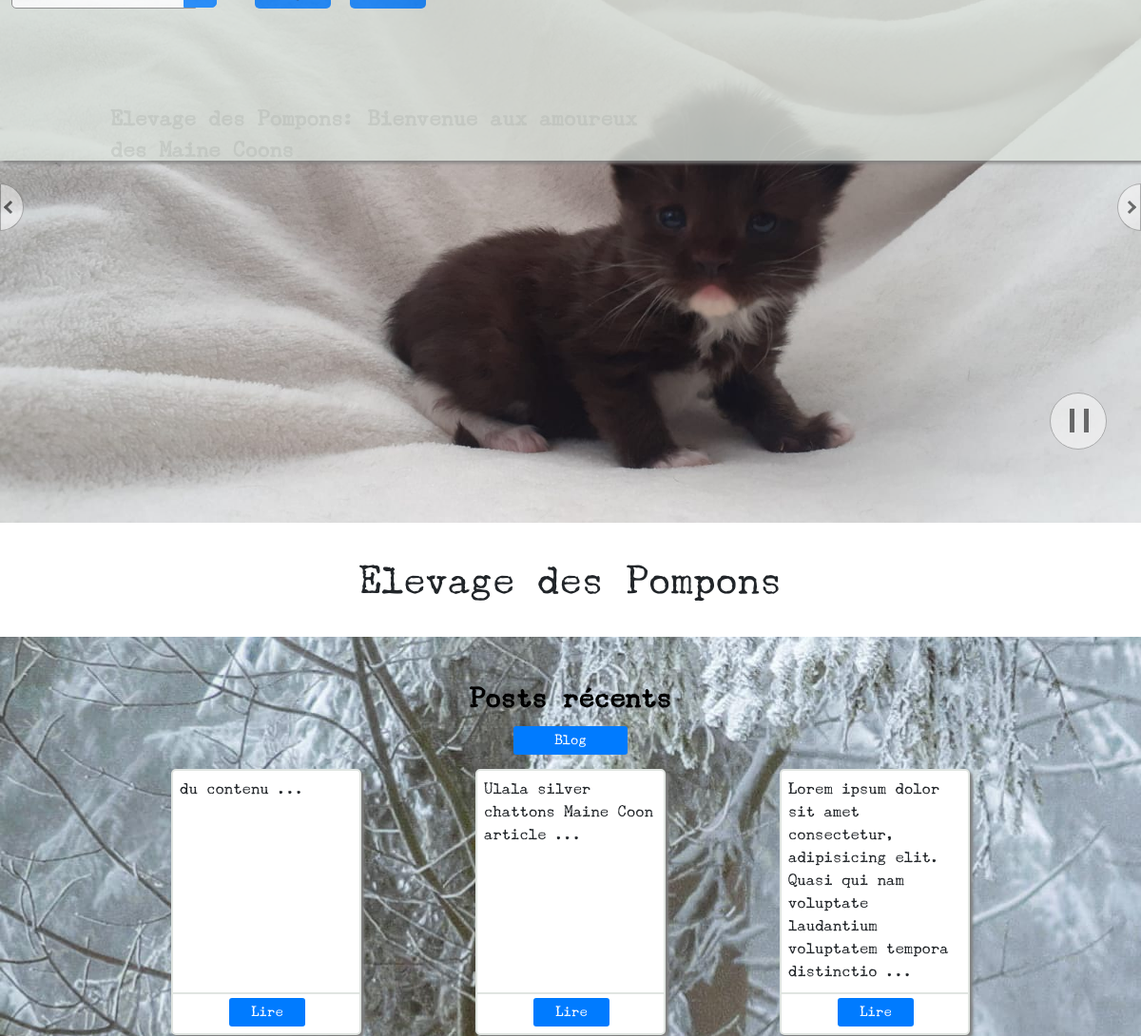
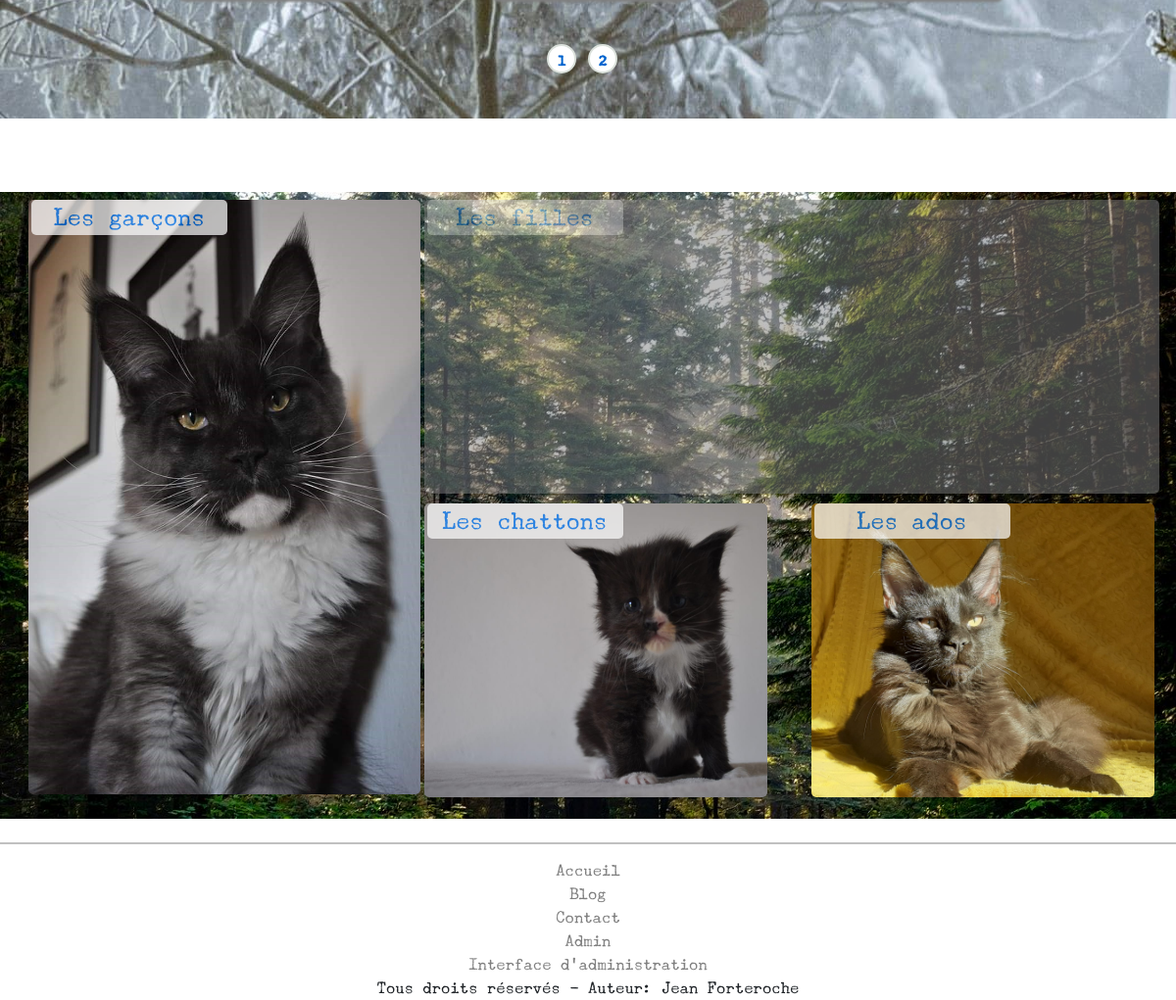
The page / on the database its author committed (2 pictures, top to bottom).
### tables this page shows
CREATE TABLE IF NOT EXISTS `posts` (
  `id` int(11) NOT NULL AUTO_INCREMENT,
  `article` text NOT NULL,
  `creation_date` datetime NOT NULL DEFAULT CURRENT_TIMESTAMP,
  `title` varchar(250) NOT NULL,
  `author` varchar(150) NOT NULL,
  `category` varchar(150) NOT NULL,
  PRIMARY KEY (`id`)
);

### controller/controller.php (called while the page is built, shortened)
<?php
require_once('./model/PostManager.php');
function home(){
    $postManager = new \Sebastien\Blog\Model\PostManager();
    $articles = $postManager->lastPosts();
    $nber_of_pages = $postManager->paginate();
	require('./view/frontend/home_view.php');
}

### model/PostManager.php (called while the page is built, shortened)
<?php
class PostManager extends Manager
{
  public function lastPosts(){
        $db = $this->dbConnect();
        $reponse =  $db->query("SELECT COUNT(*) AS nb_posts FROM posts");
        $donnees = $reponse->fetch();
        $nb_posts=$donnees['nb_posts'];
        $results_per_page=3;
        $nber_of_pages=ceil($nb_posts/$results_per_page);
        if(!isset($_GET['page']) || $_GET['page'] <=0 || $_GET['page']>$nber_of_pages){
        $page=1;
        }else{
          $page= $_GET['page'];
        }
        $this_page_first_result=($page-1)*$results_per_page;
        $articles = $db->query("SELECT * FROM posts ORDER BY id DESC limit $this_page_first_result, $results_per_page");
        return $articles;
  }
  public function paginate(){
        $db = $this->dbConnect();
        $reponse =  $db->query("SELECT COUNT(*) AS nb_posts FROM posts");
        $donnees = $reponse->fetch();
        $nb_posts=$donnees['nb_posts'];
        $results_per_page=3;
        $nber_of_pages=ceil($nb_posts/$results_per_page);
        return $nber_of_pages;
  }
  public function finishOnWord($string, $limit, $stop=" "){
      if(strlen($string) <= $limit) return $string;
        if(false !== ($stoppoint = strpos($string, $stop, $limit))) {
          if($stoppoint < strlen($string) - 1) {
            $string = substr($string, 0, $stoppoint);
          }
        }
        return $string;
      }
}

### view/frontend/home_view.php (the view, shortened to what this page needs)
<div class="group">
<div id="container">
    <div class="semicircle">
      <div class="semicircleleft">
        <div class="leftarrow">
        </div>
      </div>
    </div>
  <div>
        <img id="diapo" src="./public/images/kitten_img1.jpg" alt="diaporama">
  </div>
  <div class="semicircle">
    <div class="semicircleright">
      <div class="rightarrow">
      </div>
    </div>
  </div>
<div id="pause_inside">
  <div class="push" id="btn_pause">
  </div>
</div>
</div>
<div class="cards">
  <div>
  <h1>Elevage des Pompons</h1>
</div>
   <div id="image_index_cards">
      <div>
      <h3 id="subtitle_index">Posts récents</h3>
      <div class="button_blog">
            <a href="index.php?action=blog">
            Blog
            </a>
        </div>
    </div>
      <div id="joint">
    <?php
 while($row= $articles->fetch(PDO::FETCH_ASSOC)) {
            $result=$row['article'];
            $string=strip_tags($result);
            $limit=120;
                    ?>
            <div class="joint">
                <div class="my_container">
                    <div class="my_text"><?php $postManager = new \Sebastien\Blog\Model\PostManager(); echo $string = $postManager->finishOnWord($string, $limit, $stop=" "); ?> ...</div>
                    <div class="my_buttons">
                        <div class="button_three">
                            <a href="index.php?action=postandcomments&amp;id=<?php echo $row['id'];?>">
                            Lire
                            </a>
                        </div>
                    </div>
                </div>
            </div>
            <?php
            }
            ?>
        </div>
            <div class="link">
                <p>
                <?php
                for($page=1;$page<=$nber_of_pages; $page++){
                  echo '<div class="pagination_link"><a href="./index.php?page='.$page.'"> ' . $page . '</a></div>';
                }
                ?>
                </p>
            </div>
     </div>
      </div>
        <div id="block_pictures">
         <a href="index.php?action=maine_coon_boys"><div id="picture_one"><div class="describe">Les garçons</div></div></a>
            <div>
             <a href="index.php?action=maine_coon_girls"><div id="picture_two"><div class="describe">Les filles</div></div></a>
              <div id="sub_block_pictures">
                <a href="index.php?action=maine_coon_kittens"><div id="picture_three"><div class="describe">Les chattons</div></div></a>
                <a href="index.php?action=maine_coon_youngsters"><div id="picture_four"><div class="describe">Les ados</div></div></a>
              </div>
            </div>
          </div>
    </div>
<?php require('template.php'); ?>

### rows shown on the page
posts: article "du contenu"
posts: article "Ulala silver chattons Maine Coon article"
posts: article "Lorem ipsum dolor sit amet consectetur, adipisicing elit. Quasi qui nam voluptate laudantium voluptatem tempora distinctio"
